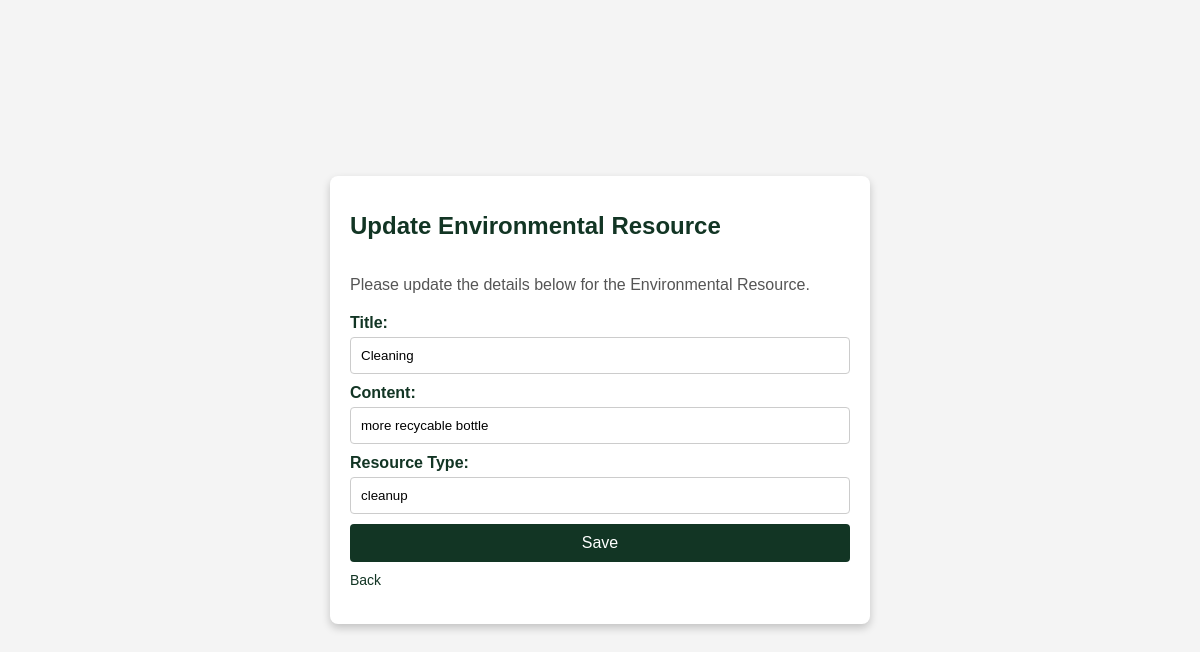
The app's page /updateenvironment/3/edit with its own data.
### app/models.py (models this page shows, shortened)
class EnvironmentalResource(models.Model):
    title = models.CharField(max_length=100)
    content = models.TextField()
    resource_type = models.CharField(max_length=50, choices=[('safety', 'Safety'), ('cleanup', 'Cleanup Tips'), ('environmental', 'Environmental Best Practices')])
    created_at = models.DateTimeField(auto_now_add=True)

### app/views.py (the view, shortened to what this page needs)
# urls.py: path('updateenvironment/<int:pk>/edit', AdminEnvironmentalResourceUpdateView.as_view(), name='update_environment'),
class AdminEnvironmentalResourceUpdateView(UpdateView):
    model = EnvironmentalResource
    fields = ['title', 'content', 'resource_type']
    template_name = 'app/update_environment.html'

### app/templates/app/update_environment.html (shortened to what this page needs)
{% load static %}
<head>
    <link rel="stylesheet" href="{% static 'css/update.css' %}">
</head>
{% block content %}
    <div class="form-container">
        <div class="header">
            <h1>Update Environmental Resource</h1>
        </div>
        <p class="intro-text">Please update the details below for the Environmental Resource.</p>
        <form action="{% url 'update_environment' object.pk %}" method="post">
            <label for="title">Title:</label>
            <input type="text" id="title" name="title" value="{{ environmentalresource.title }}">
            <label for="content">Content:</label>
            <input type="text" id="content" name="content" value="{{ environmentalresource.content }}">
            <label for="resource_type">Resource Type:</label>
            <input type="text" id="resource_type" name="resource_type" value="{{ environmentalresource.resource_type }}">
        <input type="submit" value="Save">
            <a href="/database">Back</a>
        </form>
    </div>
{% endblock content %}

### static/css/update.css (style rules this page uses)
.form-container { background-color: white; padding: 20px; border-radius: 8px; box-shadow: 0 4px 8px rgba(0, 0, 0, 0.2); width: 100%; max-width: 500px; }
.header { display: flex; justify-content: space-between; align-items: center; margin-bottom: 20px; }
h1 { color: #123524; font-size: 24px; }
.intro-text { color: #555; margin-bottom: 20px; }
form { display: flex; flex-direction: column; }
label { font-weight: bold; color: #123524; margin-bottom: 5px; }
input[type="text"] { width: 100%; padding: 10px; margin-bottom: 10px; border: 1px solid #ccc; border-radius: 4px; }
input[type="submit"] { background-color: #123524; color: white; padding: 10px; border: none; border-radius: 4px; cursor: pointer; font-size: 16px; }
a { text-decoration: none; color: #123524; font-size: 14px; margin-top: 10px; }

### records on screen
EnvironmentalResource: title "Cleaning", content "more recycable bottle", resource_type "cleanup"
